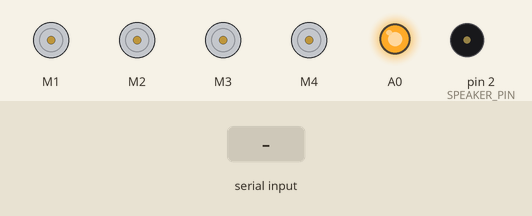
The sketch below on a simulated Arduino Uno, built with avr-gcc and run on an emulated ATmega328P. Shown: 4 × DC motor (green arrow = forward, orange = backward, longer = faster), output pins drawn as LEDs (lit = HIGH), buzzer (waves = sounding). The test bench sets the inputs (shaded band).

Above: at 1.2 s.
1.3 s: "S" received over Serial
At 1.49 s:
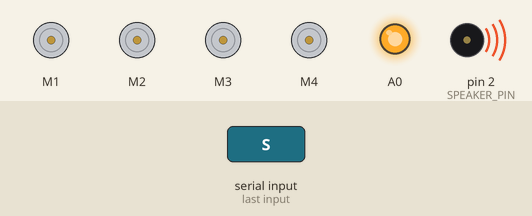
4.3 s: byte 65 ('A') received over Serial
At 5.4 s:
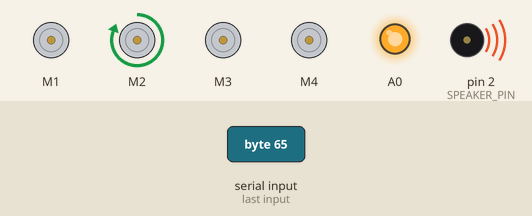
7.3 s: "U" received over Serial
At 7.61 s:
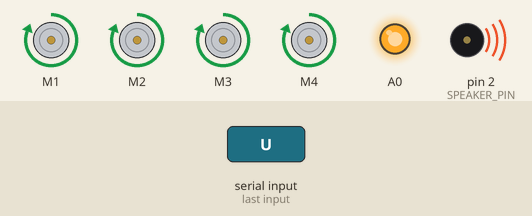
10.3 s: "D" received over Serial
At 10.53 s:
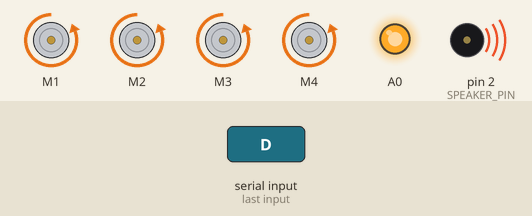
13.3 s: "L" received over Serial
At 14.1 s:
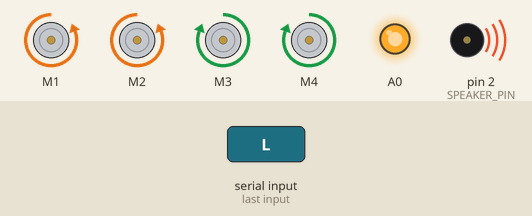
16.3 s: "R" received over Serial
At 20.0 s:
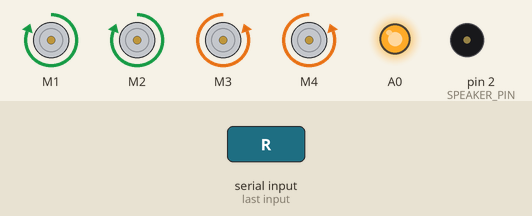
Timing chart, 0 to 20.3 s (numbered marks = the images above; inputs shaded):
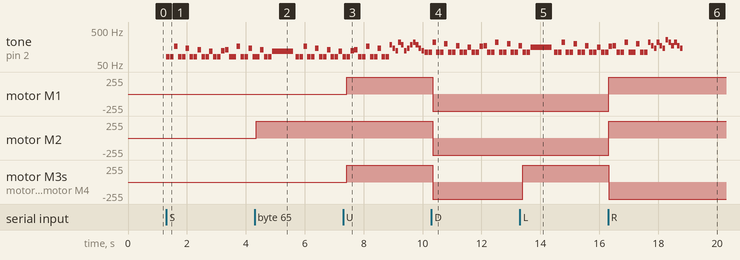

Measured:
- after the input at 1.3 s, tone on pin 2 (SPEAKER_PIN): plays 82 Hz for 0.12 s, 82 Hz for 0.12 s, 165 Hz for 0.12 s, 82 Hz for 0.12 s, 82 Hz for 0.12 s, 147 Hz for 0.12 s … (23 notes in this stretch), starting at once
- after the input at 4.3 s, motor M2: stopped → forward 255/255 after 0.06 s
- after the input at 7.3 s, motor M1, motor M3, motor M4: stopped → forward 255/255 after 0.12 s
- after the input at 10.3 s, motor M1–4: forward 255/255 → backward 255/255 at once
- after the input at 13.3 s, motor M3, motor M4: backward 255/255 → forward 255/255 after 0.10 s
- after the input at 16.3 s, motor M1, motor M2: backward 255/255 → forward 255/255 at once; motor M3, motor M4: forward 255/255 → backward 255/255 at once

The sketch:

Bluetooth_Controlled_Car.ino
```cpp
#include <AFMotor.h>
#include <TimerFreeTone.h>
#include "pitches.h"

#define SPEAKER_PIN 2

AF_DCMotor motorFL(1, MOTOR34_1KHZ);
AF_DCMotor motorBL(2, MOTOR34_1KHZ);
AF_DCMotor motorBR(3, MOTOR34_1KHZ);
AF_DCMotor motorFR(4, MOTOR34_1KHZ);

char instruction;
bool singing = false;
unsigned long noteStartTime = 0;
int currentNote = 0;

void setup() {
  pinMode(A0, OUTPUT);
  digitalWrite(A0, HIGH);

  // Connect the speaker on pin SPEAKER_PIN
  pinMode(SPEAKER_PIN, OUTPUT);

  Serial.begin(9600);
}

void loop() {
  if (Serial.available() > 0) {
    instruction = Serial.read();
    // Serial.print("Received instruction: ");
    // Serial.println(instruction); // Debug output for received instruction
    switch (instruction) {
      case 'U':
        forward();
        break;
      case 'D':
        backward();
        break;
      case 'L':
        left();
        break;
      case 'R':
        right();
        break;
      case 'S':
        startSong();
        break;
      case 'P':
        singing = false;
        break;
      case '0':
        stop();
        break;
      case 'Y':
        motorFR.setSpeed(255);
        motorFR.run(FORWARD);
        break;
      case 'X':
        motorFL.setSpeed(255);
        motorFL.run(FORWARD);
        break;
      case 'B':
        motorBR.setSpeed(255);
        motorBR.run(FORWARD);
        break;
      case 'A':
        motorBL.setSpeed(255);
        motorBL.run(FORWARD);
        break;
    }
  }

  if (singing) {
    playSong();
  }
}

void startSong() {
  singing = true;
  currentNote = 0;
  noteStartTime = millis();
  stop();  // Stop motors before playing the song
}

void playSong() {
  unsigned long currentTime = millis();
  if (currentNote < notes * 2) {
    if (currentTime - noteStartTime >= noteDuration) {
      // Stop the previous note
      TimerFreeTone(SPEAKER_PIN, 0, 0);

      // Proceed to the next note
      divider = pgm_read_word_near(melody + currentNote + 1);
      if (divider > 0) {
        noteDuration = (wholenote) / divider;
      } else if (divider < 0) {
        noteDuration = (wholenote) / abs(divider);
        noteDuration *= 1.5; // Increase the duration in half for dotted notes
      }

      // Play the note for 90% of the duration, leaving 10% as a pause
      TimerFreeTone(SPEAKER_PIN, pgm_read_word_near(melody + currentNote), noteDuration * 0.9);

      // Set the start time for the next note
      noteStartTime = currentTime;
      currentNote += 2;
    }
  } else {
    // Song is finished
    singing = false;
    TimerFreeTone(SPEAKER_PIN, 0, 0); // Ensure the tone is turned off
  }
}

void forward() {
  // Serial.println("Moving forward"); // Debug output
  motorFL.setSpeed(255);
  motorFL.run(FORWARD);
  motorBL.setSpeed(255);
  motorBL.run(FORWARD);
  motorBR.setSpeed(255);
  motorBR.run(FORWARD);
  motorFR.setSpeed(255);
  motorFR.run(FORWARD);
}

void backward() {
  // Serial.println("Moving backward"); // Debug output
  motorFL.setSpeed(255);
  motorFL.run(BACKWARD);
  motorBL.setSpeed(255);
  motorBL.run(BACKWARD);
  motorBR.setSpeed(255);
  motorBR.run(BACKWARD);
  motorFR.setSpeed(255);
  motorFR.run(BACKWARD);
}

void left() {
  // Serial.println("Turning left"); // Debug output
  motorFL.setSpeed(255);
  motorFL.run(BACKWARD);
  motorBL.setSpeed(255);
  motorBL.run(BACKWARD);
  motorBR.setSpeed(255);
  motorBR.run(FORWARD);
  motorFR.setSpeed(255);
  motorFR.run(FORWARD);
}

void right() {
  // Serial.println("Turning right"); // Debug output
  motorFL.setSpeed(255);
  motorFL.run(FORWARD);
  motorBL.setSpeed(255);
  motorBL.run(FORWARD);
  motorBR.setSpeed(255);
  motorBR.run(BACKWARD);
  motorFR.setSpeed(255);
  motorFR.run(BACKWARD);
}

void stop() {
  // Serial.println("Stopping all motors"); // Debug output
  motorFL.setSpeed(0);
  motorFL.run(RELEASE);
  motorBL.setSpeed(0);
  motorBL.run(RELEASE);
  motorBR.setSpeed(0);
  motorBR.run(RELEASE);
  motorFR.setSpeed(0);
  motorFR.run(RELEASE);
  // Serial.println("All motors stopped"); // Debug confirmation
}
```

pitches.h
```cpp
/*
  At Doom's Gate (H1M1)
  Connect a piezo buzzer or speaker to pin 11 or select a new pin.
  More songs available at https://github.com/robsoncouto/arduino-songs

                                              Robson Couto, 2019
*/
#define NOTE_B0  31
#define NOTE_C1  33
#define NOTE_CS1 35
#define NOTE_D1  37
#define NOTE_DS1 39
#define NOTE_E1  41
#define NOTE_F1  44
#define NOTE_FS1 46
#define NOTE_G1  49
#define NOTE_GS1 52
#define NOTE_A1  55
#define NOTE_AS1 58
#define NOTE_B1  62
#define NOTE_C2  65
#define NOTE_CS2 69
#define NOTE_D2  73
#define NOTE_DS2 78
#define NOTE_E2  82
#define NOTE_F2  87
#define NOTE_FS2 93
#define NOTE_G2  98
#define NOTE_GS2 104
#define NOTE_A2  110
#define NOTE_AS2 117
#define NOTE_B2  123
#define NOTE_C3  131
#define NOTE_CS3 139
#define NOTE_D3  147
#define NOTE_DS3 156
#define NOTE_E3  165
#define NOTE_F3  175
#define NOTE_FS3 185
#define NOTE_G3  196
#define NOTE_GS3 208
#define NOTE_A3  220
#define NOTE_AS3 233
#define NOTE_B3  247
#define NOTE_C4  262
#define NOTE_CS4 277
#define NOTE_D4  294
#define NOTE_DS4 311
#define NOTE_E4  330
#define NOTE_F4  349
#define NOTE_FS4 370
#define NOTE_G4  392
#define NOTE_GS4 415
#define NOTE_A4  440
#define NOTE_AS4 466
#define NOTE_B4  494
#define NOTE_C5  523
#define NOTE_CS5 554
#define NOTE_D5  587
#define NOTE_DS5 622
#define NOTE_E5  659
#define NOTE_F5  698
#define NOTE_FS5 740
#define NOTE_G5  784
#define NOTE_GS5 831
#define NOTE_A5  880
#define NOTE_AS5 932
#define NOTE_B5  988
#define NOTE_C6  1047
#define NOTE_CS6 1109
#define NOTE_D6  1175
#define NOTE_DS6 1245
#define NOTE_E6  1319
#define NOTE_F6  1397
#define NOTE_FS6 1480
#define NOTE_G6  1568
#define NOTE_GS6 1661
#define NOTE_A6  1760
#define NOTE_AS6 1865
#define NOTE_B6  1976
#define NOTE_C7  2093
#define NOTE_CS7 2217
#define NOTE_D7  2349
#define NOTE_DS7 2489
#define NOTE_E7  2637
#define NOTE_F7  2794
#define NOTE_FS7 2960
#define NOTE_G7  3136
#define NOTE_GS7 3322
#define NOTE_A7  3520
#define NOTE_AS7 3729
#define NOTE_B7  3951
#define NOTE_C8  4186
#define NOTE_CS8 4435
#define NOTE_D8  4699
#define NOTE_DS8 4978
#define REST      0


// change this to make the song slower or faster
int tempo = 225;

// notes of the moledy followed by the duration.
// a 4 means a quarter note, 8 an eighteenth , 16 sixteenth, so on
// !!negative numbers are used to represent dotted notes,
// so -4 means a dotted quarter note, that is, a quarter plus an eighteenth!!
// This code uses PROGMEM to fit the melody to flash as it was to long to fit
// in SRAM. It may not work on other Arduino arquitectures other than AVR
const int melody[] PROGMEM = {

  // At Doom's Gate (E1M1)
  // Score available at https://musescore.com/pieridot/doom

  NOTE_E2, 8, NOTE_E2, 8, NOTE_E3, 8, NOTE_E2, 8, NOTE_E2, 8, NOTE_D3, 8, NOTE_E2, 8, NOTE_E2, 8, //9
  NOTE_C3, 8, NOTE_E2, 8, NOTE_E2, 8, NOTE_AS2, 8, NOTE_E2, 8, NOTE_E2, 8, NOTE_B2, 8, NOTE_C3, 8,
  NOTE_E2, 8, NOTE_E2, 8, NOTE_E3, 8, NOTE_E2, 8, NOTE_E2, 8, NOTE_D3, 8, NOTE_E2, 8, NOTE_E2, 8,
  NOTE_C3, 8, NOTE_E2, 8, NOTE_E2, 8, NOTE_AS2, -2,

  NOTE_E2, 8, NOTE_E2, 8, NOTE_E3, 8, NOTE_E2, 8, NOTE_E2, 8, NOTE_D3, 8, NOTE_E2, 8, NOTE_E2, 8, //13
  NOTE_C3, 8, NOTE_E2, 8, NOTE_E2, 8, NOTE_AS2, 8, NOTE_E2, 8, NOTE_E2, 8, NOTE_B2, 8, NOTE_C3, 8,
  NOTE_E2, 8, NOTE_E2, 8, NOTE_E3, 8, NOTE_E2, 8, NOTE_E2, 8, NOTE_D3, 8, NOTE_E2, 8, NOTE_E2, 8,
  NOTE_FS3, -16, NOTE_D3, -16, NOTE_B2, -16, NOTE_A3, -16, NOTE_FS3, -16, NOTE_B2, -16, NOTE_D3, -16, NOTE_FS3, -16, NOTE_A3, -16, NOTE_FS3, -16, NOTE_D3, -16, NOTE_B2, -16,

  NOTE_A2, 8, NOTE_A2, 8, NOTE_A3, 8, NOTE_A2, 8, NOTE_A2, 8, NOTE_G3, 8, NOTE_A2, 8, NOTE_A2, 8, //25
  NOTE_F3, 8, NOTE_A2, 8, NOTE_A2, 8, NOTE_DS3, 8, NOTE_A2, 8, NOTE_A2, 8, NOTE_E3, 8, NOTE_F3, 8,
  NOTE_A2, 8, NOTE_A2, 8, NOTE_A3, 8, NOTE_A2, 8, NOTE_A2, 8, NOTE_G3, 8, NOTE_A2, 8, NOTE_A2, 8,
  NOTE_F3, 8, NOTE_A2, 8, NOTE_A2, 8, NOTE_DS3, -2,

  NOTE_A2, 8, NOTE_A2, 8, NOTE_A3, 8, NOTE_A2, 8, NOTE_A2, 8, NOTE_G3, 8, NOTE_A2, 8, NOTE_A2, 8, //29
  NOTE_F3, 8, NOTE_A2, 8, NOTE_A2, 8, NOTE_DS3, 8, NOTE_A2, 8, NOTE_A2, 8, NOTE_E3, 8, NOTE_F3, 8,
  NOTE_A2, 8, NOTE_A2, 8, NOTE_A3, 8, NOTE_A2, 8, NOTE_A2, 8, NOTE_G3, 8, NOTE_A2, 8, NOTE_A2, 8,
  NOTE_A3, -16, NOTE_F3, -16, NOTE_D3, -16, NOTE_A3, -16, NOTE_F3, -16, NOTE_D3, -16, NOTE_C4, -16, NOTE_A3, -16, NOTE_F3, -16, NOTE_A3, -16, NOTE_F3, -16, NOTE_D3, -16,
};


// sizeof gives the number of bytes, each int value is composed of two bytes (16 bits)
// there are two values per note (pitch and duration), so for each note there are four bytes
int notes = sizeof(melody) / sizeof(melody[0]) / 2;

// this calculates the duration of a whole note in ms
int wholenote = (60000 * 4) / tempo;

int divider = 0, noteDuration = 0;
```
